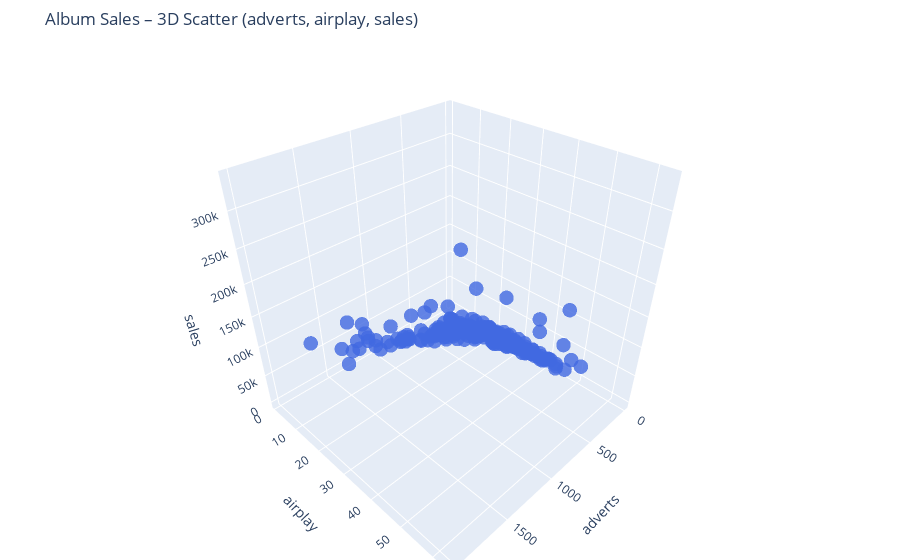

Source (notebook cell):
### Markdown cell above
Let's plot the data again.

### Code cell
import plotly.graph_objects as go

# Interactive 3D scatter only (no plane, no residuals)
fig = go.Figure()

fig.add_trace(
    go.Scatter3d(
        x=df["adverts"],
        y=df["airplay"],
        z=df["sales"],
        mode="markers",
        marker=dict(size=5, color='royalblue', opacity=0.8),
        name="Observed data"
    )
)

fig.update_layout(
    title="Album Sales – 3D Scatter (adverts, airplay, sales)",
    scene=dict(
        xaxis_title="adverts",
        yaxis_title="airplay",
        zaxis_title="sales",
        aspectmode="cube"
    ),
    margin=dict(l=0, r=0, t=50, b=0)
)

fig.show()

### Figure 1 — Plotly figure (JSON) as saved in the notebook; plotly's stock layout.template omitted (floating-point values rounded to 4 significant figures; data arrays with more than 128 entries replaced by an {"elided": "..."} marker saying what was removed)
{"data": [{"marker": {"color": "royalblue", "opacity": 0.8, "size": 5}, "mode": "markers", "name": "Observed data", "type": "scatter3d", "x": {"elided": "200 float values"}, "y": {"elided": "200 int values"}, "z": {"elided": "200 float values"}}], "layout": {"margin": {"b": 0, "l": 0, "r": 0, "t": 50}, "scene": {"aspectmode": "cube", "xaxis": {"title": {"text": "adverts"}}, "yaxis": {"title": {"text": "airplay"}}, "zaxis": {"title": {"text": "sales"}}}, "title": {"text": "Album Sales – 3D Scatter (adverts, airplay, sales)"}}}
